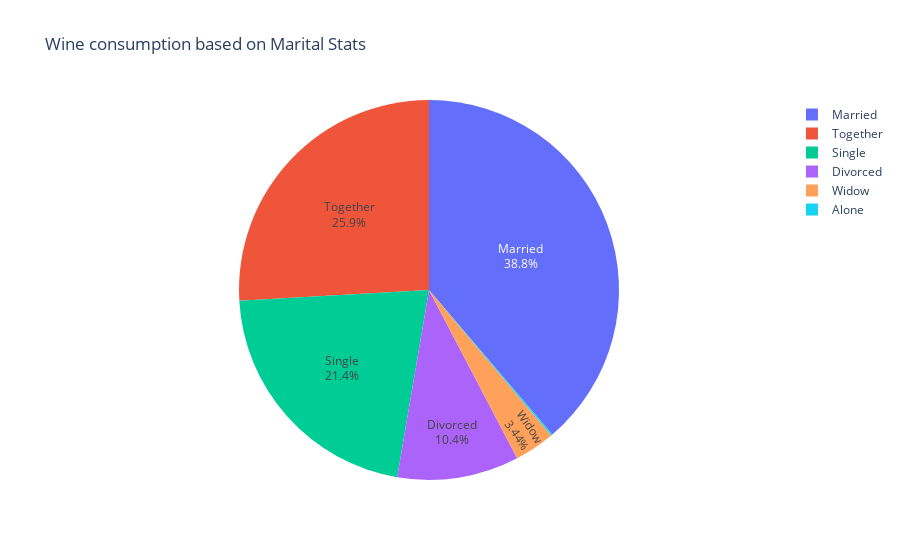

Notebook cell for this chart:
### Code cell
# Wine consumption based on Marital Stats
df = wine_data.groupby('MaritalStat').count()['CustId'].reset_index()
df = df.rename(columns={'CustId':'count'})
fig = px.pie(df, names='MaritalStat', values='count', title='Wine consumption based on Marital Stats')
fig.update_traces(textposition='inside', textinfo='percent+label')

### Figure 1 — Plotly figure (JSON) as saved in the notebook; plotly's stock layout.template omitted (floating-point values rounded to 4 significant figures)
{"data": [{"domain": {"x": [0, 1], "y": [0, 1]}, "hovertemplate": "MaritalStat=%{label}<br>count=%{value}<extra></extra>", "labels": ["Alone", "Divorced", "Married", "Single", "Together", "Widow"], "legendgroup": "", "name": "", "showlegend": true, "textinfo": "percent+label", "textposition": "inside", "type": "pie", "values": [3, 232, 868, 480, 580, 77]}], "layout": {"autosize": true, "legend": {"tracegroupgap": 0}, "title": {"text": "Wine consumption based on Marital Stats"}}}
